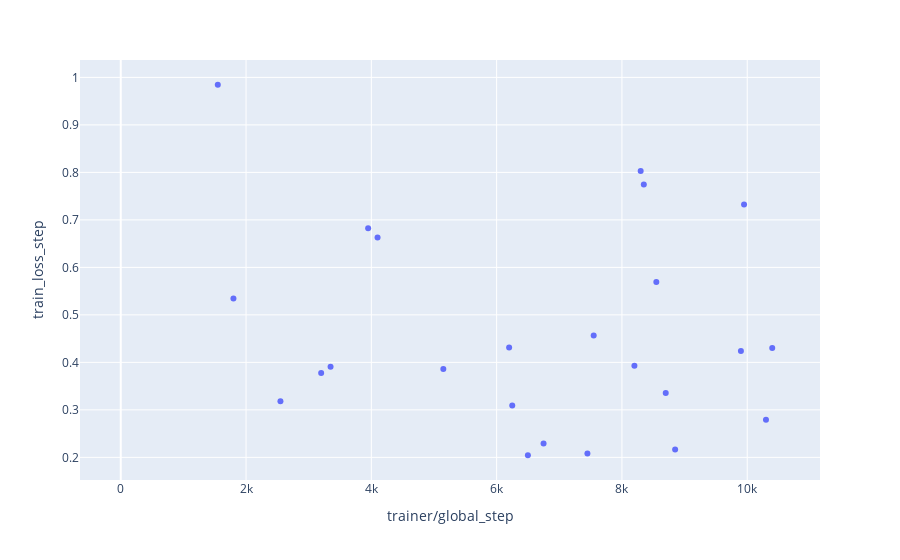
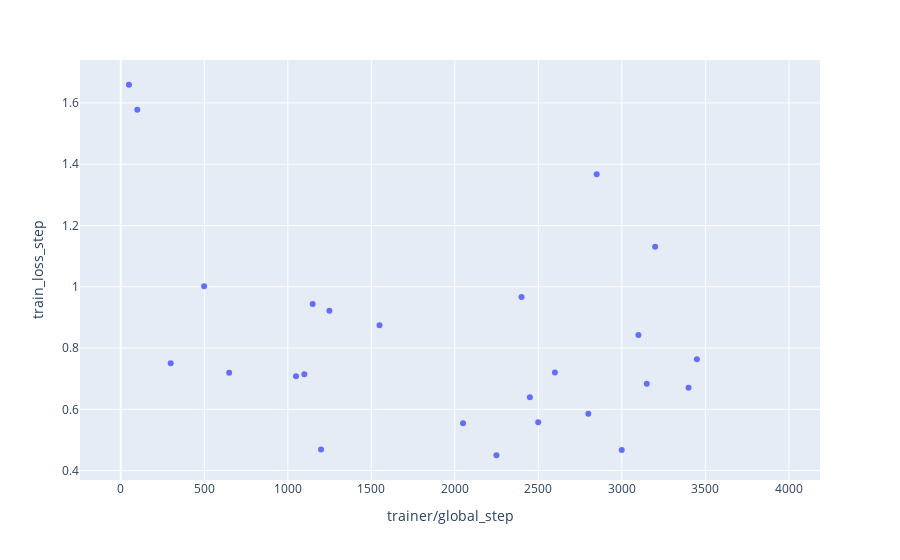
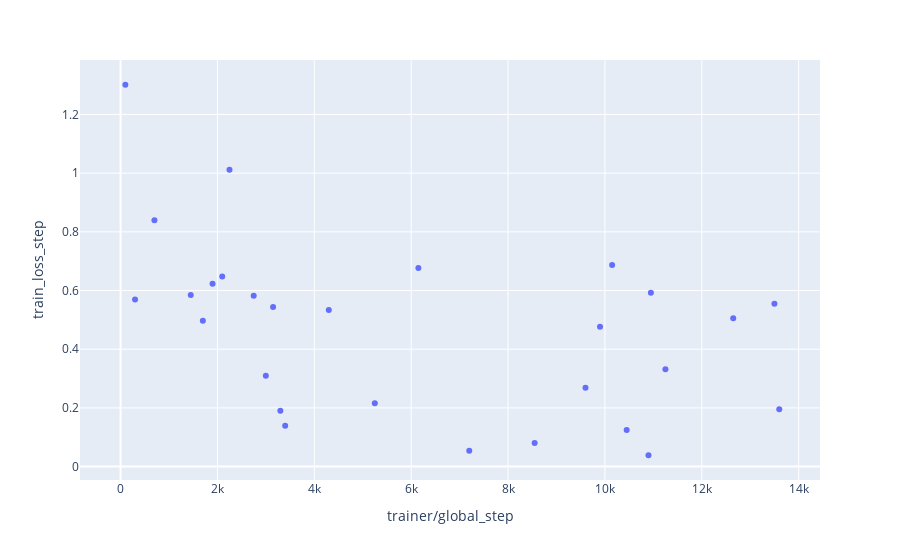
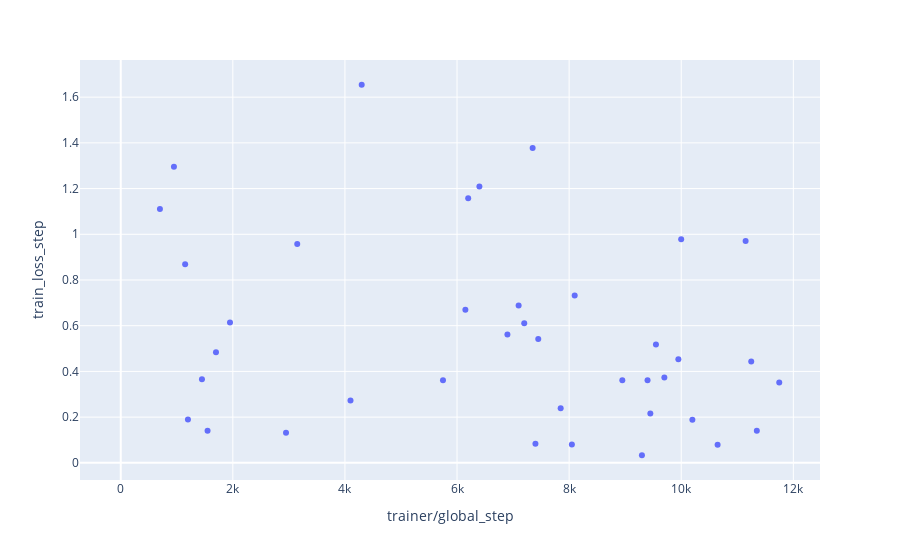

These figures' notebook cell, in order:
### Code cell
summary_list, config_list, name_list = [], [], []
for run in runs:
    if run.state == 'finished':
        df = run.history()
        
        px.scatter(df, x='trainer/global_step', y='train_loss_step').show()

### Figure 1 — Plotly figure (JSON) as saved in the notebook; plotly's stock layout.template omitted (floating-point values rounded to 4 significant figures; data arrays with more than 128 entries replaced by an {"elided": "..."} marker saying what was removed)
{"data": [{"hovertemplate": "trainer/global_step=%{x}<br>train_loss_step=%{y}<extra></extra>", "legendgroup": "", "marker": {"color": "#636efa", "symbol": "circle"}, "mode": "markers", "name": "", "orientation": "v", "showlegend": false, "type": "scatter", "x": {"elided": "526 int values"}, "xaxis": "x", "y": {"elided": "526 float values"}, "yaxis": "y"}], "layout": {"legend": {"tracegroupgap": 0}, "margin": {"t": 60}, "xaxis": {"anchor": "y", "domain": [0, 1], "title": {"text": "trainer/global_step"}}, "yaxis": {"anchor": "x", "domain": [0, 1], "title": {"text": "train_loss_step"}}}}

### Figure 2 — Plotly figure (JSON) as saved in the notebook; plotly's stock layout.template omitted (floating-point values rounded to 4 significant figures; data arrays with more than 128 entries replaced by an {"elided": "..."} marker saying what was removed)
{"data": [{"hovertemplate": "trainer/global_step=%{x}<br>train_loss_step=%{y}<extra></extra>", "legendgroup": "", "marker": {"color": "#636efa", "symbol": "circle"}, "mode": "markers", "name": "", "orientation": "v", "showlegend": false, "type": "scatter", "x": {"elided": "495 int values"}, "xaxis": "x", "y": {"elided": "495 float values"}, "yaxis": "y"}], "layout": {"legend": {"tracegroupgap": 0}, "margin": {"t": 60}, "xaxis": {"anchor": "y", "domain": [0, 1], "title": {"text": "trainer/global_step"}}, "yaxis": {"anchor": "x", "domain": [0, 1], "title": {"text": "train_loss_step"}}}}

### Figure 3 — Plotly figure (JSON) as saved in the notebook; plotly's stock layout.template omitted (floating-point values rounded to 4 significant figures; data arrays with more than 128 entries replaced by an {"elided": "..."} marker saying what was removed)
{"data": [{"hovertemplate": "trainer/global_step=%{x}<br>train_loss_step=%{y}<extra></extra>", "legendgroup": "", "marker": {"color": "#636efa", "symbol": "circle"}, "mode": "markers", "name": "", "orientation": "v", "showlegend": false, "type": "scatter", "x": {"elided": "498 int values"}, "xaxis": "x", "y": {"elided": "498 float values"}, "yaxis": "y"}], "layout": {"legend": {"tracegroupgap": 0}, "margin": {"t": 60}, "xaxis": {"anchor": "y", "domain": [0, 1], "title": {"text": "trainer/global_step"}}, "yaxis": {"anchor": "x", "domain": [0, 1], "title": {"text": "train_loss_step"}}}}

### Figure 4 — Plotly figure (JSON) as saved in the notebook; plotly's stock layout.template omitted (floating-point values rounded to 4 significant figures; data arrays with more than 128 entries replaced by an {"elided": "..."} marker saying what was removed)
{"data": [{"hovertemplate": "trainer/global_step=%{x}<br>train_loss_step=%{y}<extra></extra>", "legendgroup": "", "marker": {"color": "#636efa", "symbol": "circle"}, "mode": "markers", "name": "", "orientation": "v", "showlegend": false, "type": "scatter", "x": {"elided": "510 int values"}, "xaxis": "x", "y": {"elided": "510 float values"}, "yaxis": "y"}], "layout": {"legend": {"tracegroupgap": 0}, "margin": {"t": 60}, "xaxis": {"anchor": "y", "domain": [0, 1], "title": {"text": "trainer/global_step"}}, "yaxis": {"anchor": "x", "domain": [0, 1], "title": {"text": "train_loss_step"}}}}
